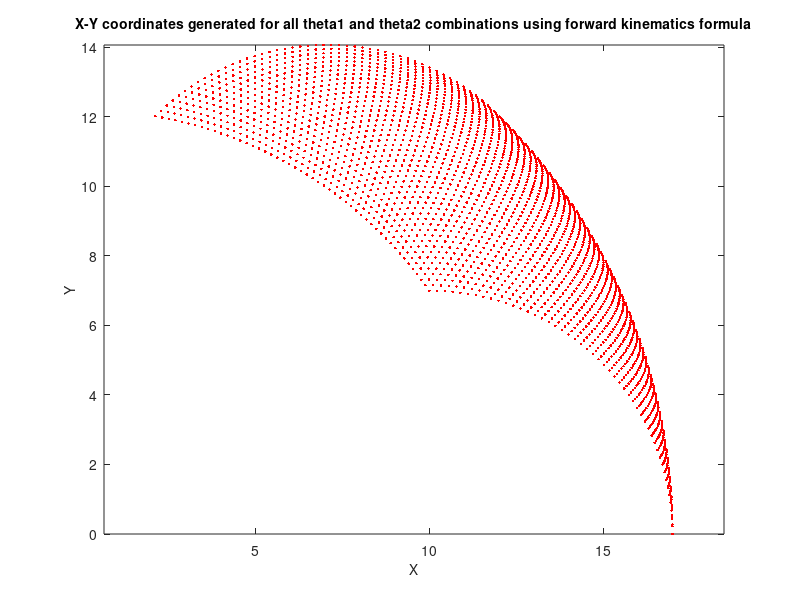

This chart was generated by the following MATLAB code: (Note: this script raises an error after producing the figure.)
% The following code snippet shows how data is generated for all
% combination of |theta1| and |theta2| values and saved into a matrix to be
% used as training data. The reason for saving the data in two matrices is
% explained in the following section.

l1 = 10; % length of first arm
l2 = 7; % length of second arm
% l3 = 4;

nr_p = 50;

theta1 = linspace(0, pi/4, nr_p); % all possible theta1 values
theta2 = linspace(0, pi/2, nr_p); % all possible theta2 values
% theta3 = linspace(0, pi/4, nr_p); % all possible theta3 values

[THETA1,THETA2] = meshgrid(theta1,theta2);
% [THETA1,THETA2,THETA3] = meshgrid(theta1,theta2,theta3);

% X = l1 * cos(THETA1) + l2 * cos(THETA1 + THETA2) + l3 * cos(THETA1 + THETA2 + THETA3); % compute x coordinates
% Y = l1 * sin(THETA1) + l2 * sin(THETA1 + THETA2) + l3 * sin(THETA1 + THETA2 + THETA3); % compute y coordinates

X = l1 * cos(THETA1) + l2 * cos(THETA1 + THETA2);
Y = l1 * sin(THETA1) + l2 * sin(THETA1 + THETA2);

data1 = [X(:) Y(:) THETA1(:)]; % create x-y-theta1 dataset
data2 = [X(:) Y(:) THETA2(:)]; % create x-y-theta2 dataset
% data3 = [X(:) Y(:) THETA3(:)]; % create x-y-theta3 dataset

%%
train_data1 = data1(1:2:end,:);
train_data2 = data2(1:2:end,:);
% train_data3 = data3(1:2:end,:);
val_data1 = data1(2:2:end,:);
val_data2 = data2(2:2:end,:);
% val_data3 = data3(2:2:end,:);

%%
TRAIN_P = 80;
PARTS = 25;
GROUP_SIZE = length(data1)/PARTS;

all_points = 1:length(data1);

parts = reshape(all_points, [PARTS, GROUP_SIZE]);

train_points = [];
val_points = [];
for i = 1:PARTS
    t = datasample(parts(i,:),floor(TRAIN_P/100*GROUP_SIZE), 'Replace', false);
    v = setdiff(parts(i,:), t);
    train_points = [train_points t];
    val_points = [val_points v];
end

train_data1 = data1(train_points, :);
train_data2 = data2(train_points, :);
% train_data3 = data3(train_points, :);

val_data1 = data1(val_points, :);
val_data2 = data2(val_points, :);
% val_data3 = data3(val_points, :);
%%
% The following plot shows all the X-Y data points generated by cycling
% through different combinations of |theta1| and |theta2| and deducing x
% and y coordinates for each. The plot can be generated by using the
% code-snippet shown below. The plot is illustrated further for easier
% understanding.
%
plot(X(:),Y(:),'r.');
axis equal;
xlabel('X','fontsize',10)
ylabel('Y','fontsize',10)
title('X-Y coordinates generated for all theta1 and theta2 combinations using forward kinematics formula','fontsize',10)
%
% <<../invkine_grid.png>>
%
%%
opt = genfisOptions('SubtractiveClustering',...
                    'ClusterInfluenceRange',0.2);

fismat=genfis(train_data1(:,1:2),train_data1(:,3),opt);

opt = anfisOptions;
opt.InitialFIS = fismat;
opt.EpochNumber = 150;
epoch = 1:150;
opt.DisplayANFISInformation = 0;
opt.DisplayErrorValues = 0;
opt.DisplayStepSize = 0;
opt.DisplayFinalResults = 0;

% Train an ANFIS system using the first set of training data, |data1|.
disp('--> Training first ANFIS network.')

opt.ValidationData = val_data1;

[anfis1,trnErr,ss,anfis12,chkErr] = anfis(train_data1,opt);

figure
plot(epoch,trnErr,'o-b',epoch,chkErr,'x-r')
disp('--> Finished training first ANFIS network.')
%%
opt = genfisOptions('SubtractiveClustering',...
                    'ClusterInfluenceRange',0.2);

fismat=genfis(train_data2(:,1:2),train_data2(:,3),opt);

opt = anfisOptions;
opt.InitialFIS = fismat;
opt.EpochNumber = 150;
epoch = 1:150;
opt.DisplayANFISInformation = 0;
opt.DisplayErrorValues = 0;
opt.DisplayStepSize = 0;
opt.DisplayFinalResults = 0;

disp('--> Training second ANFIS network.')
% opt.InitialFIS = 25; % grid partitioning
opt.ValidationData = val_data2;

[anfis2,trnErr,ss,anfis22,chkErr] = anfis(train_data2,opt);

figure
plot(epoch,trnErr,'o-b',epoch,chkErr,'x-r')
disp('--> Finished training second ANFIS network.')
%%
% Change the number of input membership functions and train an ANFIS system
% using the second set of training data, |data2|.
disp('--> Training third ANFIS network.')
% opt.InitialFIS = 5;
opt.ValidationData = val_data3;

[anfis3,trnErr,ss,anfis32,chkErr] = anfis(train_data3,opt);

figure
plot(epoch,trnErr,'o-b',epoch,chkErr,'x-r')

%%
% extract validation data as set of XY
XY = val_data1(:,1:2);
THETA1P = evalfis(XY,anfis1); % theta1 predicted by anfis1
THETA2P = evalfis(XY,anfis2); % theta2 predicted by anfis2
% THETA3P = evalfis(XY,anfis3); % theta3 predicted by anfis3

NN_THETA = MLP_2joints({XY(:,1)';XY(:,2)'});
NN_THETA = NN_THETA{1}';
NN_THETA1P = NN_THETA(:,1);
NN_THETA2P = NN_THETA(:,2);

%% calculate overall RMSE, MEAN, MEADIAN and MAXIMUM on angles
angle_errors1 = THETA1P-val_data1(:,3);
angle_errors2 = THETA2P-val_data2(:,3);

NN_angle_errors1 = NN_THETA1P-val_data1(:,3);
NN_angle_errors2 = NN_THETA2P-val_data2(:,3);

%RMSE
RMSE1 = sqrt(mean((angle_errors1).^2));
RMSE2 = sqrt(mean((angle_errors2).^2));
% RMSE3 = sqrt(mean((angle_errors).^2));

NN_RMSE1 = sqrt(mean(NN_angle_errors1.^2));
NN_RMSE2 = sqrt(mean(NN_angle_errors2.^2));

%MEAN
MEAN1 = mean(abs(angle_errors1-mean(angle_errors1)));
MEAN2 = mean(abs(angle_errors2-mean(angle_errors2)));

NN_MEAN1 = mean(abs(NN_angle_errors1-mean(NN_angle_errors1)));
NN_MEAN2 = mean(abs(NN_angle_errors2-mean(NN_angle_errors2)));

%MEDIAN
MEDIAN1 = median(abs(angle_errors1-median(angle_errors1)));
MEDIAN2 = median(abs(angle_errors2-median(angle_errors2)));

NN_MEDIAN1 = median(abs(NN_angle_errors1-median(NN_angle_errors1)));
NN_MEDIAN2 = median(abs(NN_angle_errors2-median(NN_angle_errors2)));

%MAXIMUM
MAXIMUM1 = max(abs(angle_errors1));
MAXIMUM2 = max(abs(angle_errors2));

NN_MAXIMUM1 = max(abs(NN_angle_errors1));
NN_MAXIMUM2 = max(abs(NN_angle_errors2));

["Calculation","Anfis","MLP","Delta";
 "RMSE1",RMSE1,NN_RMSE1,RMSE1-NN_RMSE1;
 "RMSE2",RMSE2,NN_RMSE2,RMSE2-NN_RMSE2;
 "MEAN1",MEAN1,NN_MEAN1,MEAN1-NN_MEAN1;
 "MEAN2",MEAN2,NN_MEAN2,MEAN2-NN_MEAN2;
 "MEDIAN1",MEDIAN1,NN_MEDIAN1,MEDIAN1-NN_MEDIAN1;
 "MEDIAN2",MEDIAN2,NN_MEDIAN2,MEDIAN2-NN_MEDIAN2;
 "MAXIMUM1",MAXIMUM1,NN_MAXIMUM1,MAXIMUM1-NN_MAXIMUM1;
 "MAXIMUM2",MAXIMUM2,NN_MAXIMUM2,MAXIMUM2-NN_MAXIMUM2;
 ]
%% calculate overall RMSE, MEAN, MEADIAN and MAXIMUM on position
% Xp = l1 * cos(THETA1P) + l2 * cos(THETA1P + THETA2P) + l3 * cos(THETA1P + THETA2P + THETA3P); % compute x coordinates
% Yp = l1 * sin(THETA1P) + l2 * sin(THETA1P + THETA2P) + l3 * sin(THETA1P + THETA2P + THETA3P); % compute y coordinates

Xp = l1 * cos(THETA1P) + l2 * cos(THETA1P + THETA2P);
Yp = l1 * sin(THETA1P) + l2 * sin(THETA1P + THETA2P);

NN_Xp = l1 * cos(NN_THETA1P) + l2 * cos(NN_THETA1P + NN_THETA2P);
NN_Yp = l1 * sin(NN_THETA1P) + l2 * sin(NN_THETA1P + NN_THETA2P);

% euclidian distance
ed = sqrt((Xp-XY(:,1)).^2 + (Yp-XY(:,2)).^2);
NN_ed = sqrt((NN_Xp-XY(:,1)).^2 + (NN_Yp-XY(:,2)).^2);

% RMSE based on euclidian distance
RMSE = sqrt(mean(ed.^2));
NN_RMSE = sqrt(mean(NN_ed.^2));

%MEAN
MEAN = mean(abs(ed-mean(ed)));
NN_MEAN = mean(abs(NN_ed-mean(NN_ed)));

%MEDIAN
MEDIAN = median(abs(ed-median(ed)));
NN_MEDIAN = median(abs(NN_ed-median(NN_ed)));

%MAXIMUM
MAXIMUM = max(abs(ed));
NN_MAXIMUM = max(abs(NN_ed));

["Calculation","Anfis","MLP","Delta";
 "RMSE",RMSE,NN_RMSE,RMSE-NN_RMSE;
 "MEAN",MEAN,NN_MEAN,MEAN-NN_MEAN;
 "MEDIAN",MEDIAN,NN_MEDIAN,MEDIAN-NN_MEDIAN;
 "MAXIMUM",MAXIMUM,NN_MAXIMUM,MAXIMUM-NN_MAXIMUM
 ]

%% display quivers
err_X = Xp-XY(:,1);
err_Y = Yp-XY(:,2);

NN_err_X = NN_Xp-XY(:,1);
NN_err_Y = NN_Yp-XY(:,2);

% all_v = [err_X(:);err_Y(:);NN_err_X;NN_err_Y];
% a = min(all_v);
% b = max(all_v);
% 
% err_X = map(err_X(:), a, b);
% err_Y = map(err_Y(:), a, b);
% NN_err_X = map(NN_err_X(:), a, b);
% NN_err_Y = map(NN_err_Y(:), a, b);

figure
subplot(3,1,1)
quiver(XY(:,1),XY(:,2),err_X(:),err_Y(:))
title("Anfis");
axis([2 18 0 16]); 

subplot(3,1,2)
quiver(XY(:,1),XY(:,2),NN_err_X(:),NN_err_Y(:))
title("MLP");
axis([2 18 0 16]); 

subplot(3,1,3);
plot(XY(:,1),XY(:,2),'.'); 
title("Target");
axis([2 18 0 16]); 

%%
anfis_3 = sqrt(err_X.^2+err_Y.^2);
nn_3 = sqrt(NN_err_X.^2+NN_err_Y.^2);

CircleSize=100;
figure;
h2=scatter3(XY(:,1),XY(:,2),anfis_3,CircleSize,anfis_3,'s','filled');
xlabel('X axis');
ylabel('Y axis');
zlabel('Error');
title('Anfis');
colorbar;
figure;
h2=scatter3(XY(:,1),XY(:,2),nn_3,CircleSize,nn_3,'s','filled');
xlabel('X axis');
ylabel('Y axis');
zlabel('Error');
colorbar;
title('MLP');